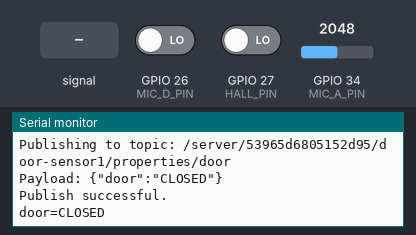
The sketch below on a simulated ESP32. Shown: the last lines printed to the serial monitor. Inputs (shaded band) come from the test bench; at power-on: GPIO 34 (MIC_A_PIN) = 2048, GPIO 27 (HALL_PIN) LOW, GPIO 26 (MIC_D_PIN) LOW (analog values on the 0–4095 scale). WiFi joins after 1.5 s; servers stay silent unless stated; no MQTT or app messages arrive unless stated.

Above: at 3.5 s.
3.6 s: GPIO 34 (MIC_A_PIN) fed a 200 Hz sine of ±327 counts around its level
5.9 s: GPIO 34 (MIC_A_PIN) set to 2866
7.9 s: GPIO 27 (HALL_PIN) driven HIGH
At 9.1 s:
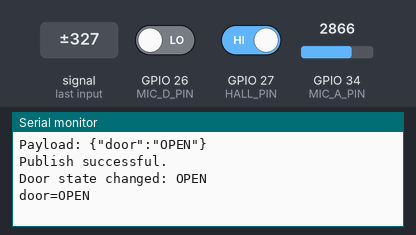
9.9 s: GPIO 34 (MIC_A_PIN) fed a 1000 Hz sine of ±1023 counts around its level
11.4 s: GPIO 34 (MIC_A_PIN) set to 4095
At 12.2 s:
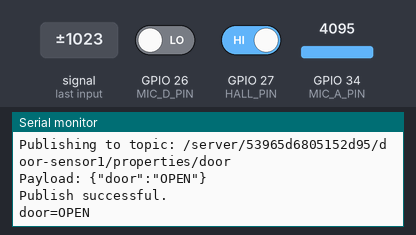
Timing chart, 0 to 13.9 s (numbered marks = the images above; inputs shaded):
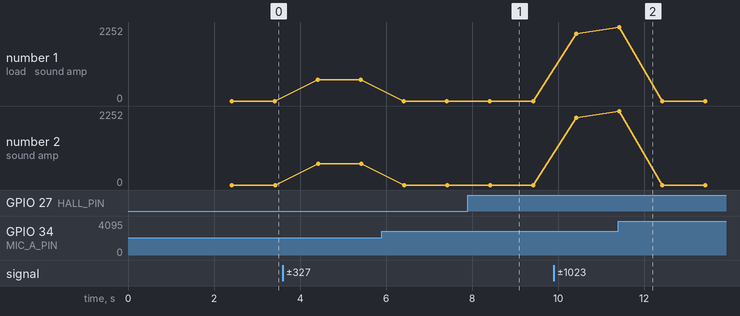

The sketch:

_hall_sensor0918.ino
```cpp
#include <WiFi.h>
#include <Wire.h>
#include <PubSubClient.h>
#include <ArduinoJson.h>

// --- Wi-Fi設定 ---
#define WIFI_SSID "BuffaloAirStaionPro"
#define WIFI_PASS "SummerCamp2018"

// --- Elwaサーバ設定 ---
#define MQTT_BROKER "150.65.179.132"
#define MQTT_PORT 7883

#define CID "53965d6805152d95"
#define DEV_ID "door-sensor1"   // ★デバイスIDを適宜変更

// --- Hall Sensor ---
const int HALL_PIN = 27;        // 磁石あり=LOW（アクティブLow）
bool lastDoorClosed = false;    // 変化検出用（ログ用）

// --- Mic module (KY-038系) ---
const int MIC_A_PIN = 34;       // A0 → ADC1(GPIO34)
const int MIC_D_PIN = 26;       // D0 → 任意のデジタル入力
const uint16_t SAMPLE_RATE_HZ  = 2000;   // 2 kHz
const uint16_t WINDOW_MS       = 25;     // 25ms 窓
const uint16_t SAMPLES_PER_WIN = SAMPLE_RATE_HZ * WINDOW_MS / 1000; // 50 samples
const uint16_t AMP_THRESHOLD   = 200;    // しきい値（環境に合わせ調整）
bool lastSoundTrig = false;

// --- MQTTクライアント ---
WiFiClient wifiClient;
PubSubClient mqttClient(wifiClient);

// --- タイミング ---
unsigned long lastMicPublishTime  = 0;
const long    micPublishInterval  = 1000;  // 1s
unsigned long lastDoorPublishTime = 0;
const long    doorPublishInterval = 1000;  // 1s

// --- 送信ウォッチドッグ（10秒成功なし→再初期化） ---
const unsigned long STALL_TIMEOUT_MS = 10000; // 10s
unsigned long lastOkPublishMs      = 0;

// ========== Wi-Fi/MQTT ユーティリティ ==========
void ensureWifiConnected() {
  if (WiFi.status() == WL_CONNECTED) return;
  Serial.println("[WiFi] reconnecting...");
  WiFi.mode(WIFI_STA);
  WiFi.begin(WIFI_SSID, WIFI_PASS);
  unsigned long t0 = millis();
  while (WiFi.status() != WL_CONNECTED && millis() - t0 < 15000) {
    delay(500);
    Serial.print(".");
  }
  Serial.println(WiFi.status() == WL_CONNECTED ? "\n[WiFi] Connected" : "\n[WiFi] FAILED");
}

void publishMqttMessage(const char* topic, const char* payload) {
  Serial.printf("Publishing to topic: %s\nPayload: %s\n", topic, payload);
  bool ok = mqttClient.publish(topic, payload);
  if (ok) {
    Serial.println("Publish successful.");
    lastOkPublishMs = millis();
  } else {
    Serial.println("Publish failed.");
  }

  // ★ 10秒以上、成功publishが無ければ再初期化
  if (millis() - lastOkPublishMs > STALL_TIMEOUT_MS) {
    Serial.println("=== Publish stalled >10s: reinitializing MQTT & sensors ===");
    // 再初期化ルーチン
    // MQTTは一旦切断
    if (mqttClient.connected()) mqttClient.disconnect();
    delay(50);

    // Wi-Fiの再確立
    ensureWifiConnected();

    // ピン/Sensorの再初期化（このスケッチではGPIO/ADCのみ）
    pinMode(HALL_PIN, INPUT);
    pinMode(MIC_D_PIN, INPUT);
    analogReadResolution(12);
    analogSetPinAttenuation(MIC_A_PIN, ADC_11db);

    // MQTT再設定＆接続
    mqttClient.setServer(MQTT_BROKER, MQTT_PORT);

    // 再接続
    while (!mqttClient.connected()) {
      Serial.print("[MQTT] Attempting connection...");
      String clientId = "esp32-client-" + String(DEV_ID);
      if (mqttClient.connect(clientId.c_str())) {
        Serial.println("connected");
        // 再登録
        char topicReg[128];
        snprintf(topicReg, sizeof(topicReg), "/server/%s/register", CID);
        StaticJsonDocument<256> d;
        d["id"] = DEV_ID;
        d["deviceType"] = "doorSoundSensor";
        char payloadReg[256];
        serializeJson(d, payloadReg);
        mqttClient.publish(topicReg, payloadReg);

        delay(300);
        char topicProp[128];
        snprintf(topicProp, sizeof(topicProp), "/server/%s/%s/properties", CID, DEV_ID);
        StaticJsonDocument<256> p;
        JsonObject m = p.createNestedObject("manufacturer");
        m["code"] = "0x000000";
        JsonObject desc = m.createNestedObject("descriptions");
        desc["ja"] = "JAIST"; desc["en"] = "JAIST";
        JsonObject protocol = p.createNestedObject("protocol");
        protocol["type"] = "custom_mqtt"; protocol["version"] = "1.0";
        p["door"] = "OPEN"; p["sound_amp"] = 0; p["sound_trig"] = false;
        char payloadProp[256];
        serializeJson(p, payloadProp);
        mqttClient.publish(topicProp, payloadProp);

        // 成功時間を更新
        lastOkPublishMs = millis();
      } else {
        Serial.print("failed, rc="); Serial.print(mqttClient.state());
        Serial.println(" retry in 3s");
        delay(3000);
      }
    }
  }
}

void registerDevice() {
  char topic[128];
  snprintf(topic, sizeof(topic), "/server/%s/register", CID);

  StaticJsonDocument<256> doc;
  doc["id"] = DEV_ID;
  doc["deviceType"] = "doorSoundSensor";

  char payload[256];
  serializeJson(doc, payload);
  publishMqttMessage(topic, payload);
}

void registerProperties() {
  char topic[128];
  snprintf(topic, sizeof(topic), "/server/%s/%s/properties", CID, DEV_ID);

  StaticJsonDocument<512> doc;

  JsonObject manufacturer = doc.createNestedObject("manufacturer");
  manufacturer["code"] = "0x000000";
  JsonObject desc = manufacturer.createNestedObject("descriptions");
  desc["ja"] = "JAIST"; desc["en"] = "JAIST";
  JsonObject protocol = doc.createNestedObject("protocol");
  protocol["type"] = "custom_mqtt"; protocol["version"] = "1.0";

  // 初期値
  doc["door"] = "OPEN";
  doc["sound_amp"] = 0;          // 数値
  doc["sound_trig"] = false;     // 真偽値

  char payload[512];
  serializeJson(doc, payload);
  publishMqttMessage(topic, payload);
}

void reconnectMqtt() {
  ensureWifiConnected();
  while (!mqttClient.connected()) {
    Serial.print("[MQTT] Attempting connection...");
    String clientId = "esp32-client-" + String(DEV_ID);
    if (mqttClient.connect(clientId.c_str())) {
      Serial.println("connected");
      registerDevice();
      delay(300);
      registerProperties();
      lastOkPublishMs = millis(); // 接続直後にリセット
    } else {
      Serial.print("failed, rc="); Serial.print(mqttClient.state());
      Serial.println(" retry in 3s");
      delay(3000);
    }
  }
}

// --- Mic: A0 振幅（ピークtoピーク）を測る ---
uint16_t readMicAmplitude() {
  uint16_t vmin = 4095, vmax = 0;
  for (uint16_t i = 0; i < SAMPLES_PER_WIN; ++i) {
    uint16_t v = analogRead(MIC_A_PIN);
    if (v < vmin) vmin = v;
    if (v > vmax) vmax = v;
    delayMicroseconds(1000000UL / SAMPLE_RATE_HZ);
  }
  return (vmax >= vmin) ? (vmax - vmin) : 0;
}

// ========== setup ==========
void setup() {
  Serial.begin(115200);
  delay(500);
  Serial.println("\n--- Starting Setup ---");

  WiFi.mode(WIFI_STA);
  WiFi.begin(WIFI_SSID, WIFI_PASS);
  while (WiFi.status() != WL_CONNECTED) { delay(500); Serial.print("."); }
  Serial.println("\nWiFi Connected!");

  mqttClient.setServer(MQTT_BROKER, MQTT_PORT);

  pinMode(HALL_PIN, INPUT);      // Hall
  pinMode(MIC_D_PIN, INPUT);     // Mic D0
  analogReadResolution(12);                  // 0..4095
  analogSetPinAttenuation(MIC_A_PIN, ADC_11db); // 0〜3.3Vレンジ相当

  reconnectMqtt();               // 最初に登録まで済ませる
  lastOkPublishMs = millis();    // ウォッチドッグ初期化
  Serial.println("--- Setup Complete! ---");
}

// ========== loop ==========
void loop() {
  // Wi-Fi/MQTT 維持
  ensureWifiConnected();
  if (!mqttClient.connected()) reconnectMqtt();
  mqttClient.loop();

  // Wi-Fiが長時間切れていたらウォッチドッグに引っかかる前に即復旧を狙う
  if (WiFi.status() != WL_CONNECTED) {
    // 次の publishMqttMessage で再初期化が走る可能性あり
  }

  const unsigned long now = millis();

  // ---- マイク: 毎秒 sound_amp、変化時のみ sound_trig ----
  if (now - lastMicPublishTime >= micPublishInterval) {
    lastMicPublishTime = now;

    uint16_t amp = readMicAmplitude();

    // sound_amp（定期送信）
    {
      char topic[128], payload[128];
      snprintf(topic, sizeof(topic), "/server/%s/%s/properties/sound_amp", CID, DEV_ID);
      StaticJsonDocument<64> j; j["sound_amp"] = amp;
      serializeJson(j, payload);
      publishMqttMessage(topic, payload);
    }
    Serial.printf("sound_amp=%u\n", amp);

    // sound_trig（D0 または 振幅しきい超え）：変化時のみ
    bool trigNow = (digitalRead(MIC_D_PIN) == HIGH) || (amp > AMP_THRESHOLD);
    if (trigNow != lastSoundTrig) {
      char topic[128], payload[128];
      snprintf(topic, sizeof(topic), "/server/%s/%s/properties/sound_trig", CID, DEV_ID);
      StaticJsonDocument<64> j; j["sound_trig"] = trigNow;
      serializeJson(j, payload);
      publishMqttMessage(topic, payload);
      Serial.printf("sound_trig changed: %s\n", trigNow ? "true" : "false");
      lastSoundTrig = trigNow;
    }
  }

  // ---- ドア: 毎秒 door を送信（OPEN/CLOSED） ----
  if (now - lastDoorPublishTime >= doorPublishInterval) {
    lastDoorPublishTime = now;

    bool doorClosed = (digitalRead(HALL_PIN) == LOW); // アクティブLow
    char topic[128], payload[128];
    snprintf(topic, sizeof(topic), "/server/%s/%s/properties/door", CID, DEV_ID);

    StaticJsonDocument<64> d;
    d["door"] = doorClosed ? "CLOSED" : "OPEN";
    serializeJson(d, payload);
    publishMqttMessage(topic, payload);

    // ログ（変化時）
    if (doorClosed != lastDoorClosed) {
      Serial.printf("Door state changed: %s\n", doorClosed ? "CLOSED" : "OPEN");
      lastDoorClosed = doorClosed;
    }
    // 毎秒の現在値も表示
    Serial.printf("door=%s\n", doorClosed ? "CLOSED" : "OPEN");
  }
}
```

Measured:
- after the input at 7.9 s, the serial monitor: prints a new line after 0.53 s (image 1)
- after the input at 11.4 s, the serial monitor: prints a new line at once (image 2)
- plotted number 1: 0 → 654 after the input at 3.6 s, 0 → 2044 after the input at 9.9 s
- plotted number 2: 0 → 654 after the input at 3.6 s, 0 → 2044 after the input at 9.9 s
